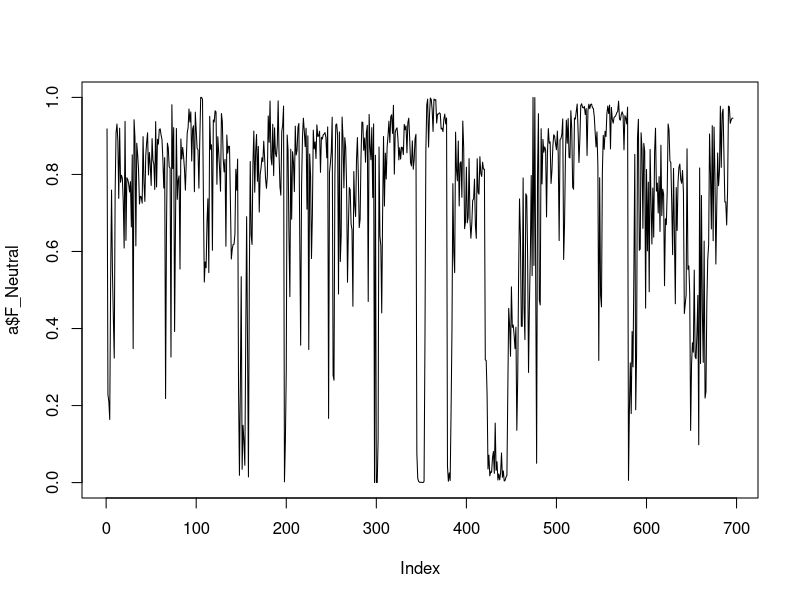

This chart was generated by the following R code:

library(lubridate)
a= read.csv("7EmotionsBench.csv")


sink("Deneme.txt")
summary(a)
sink()

plot(a$F_Neutral, type = "l")
